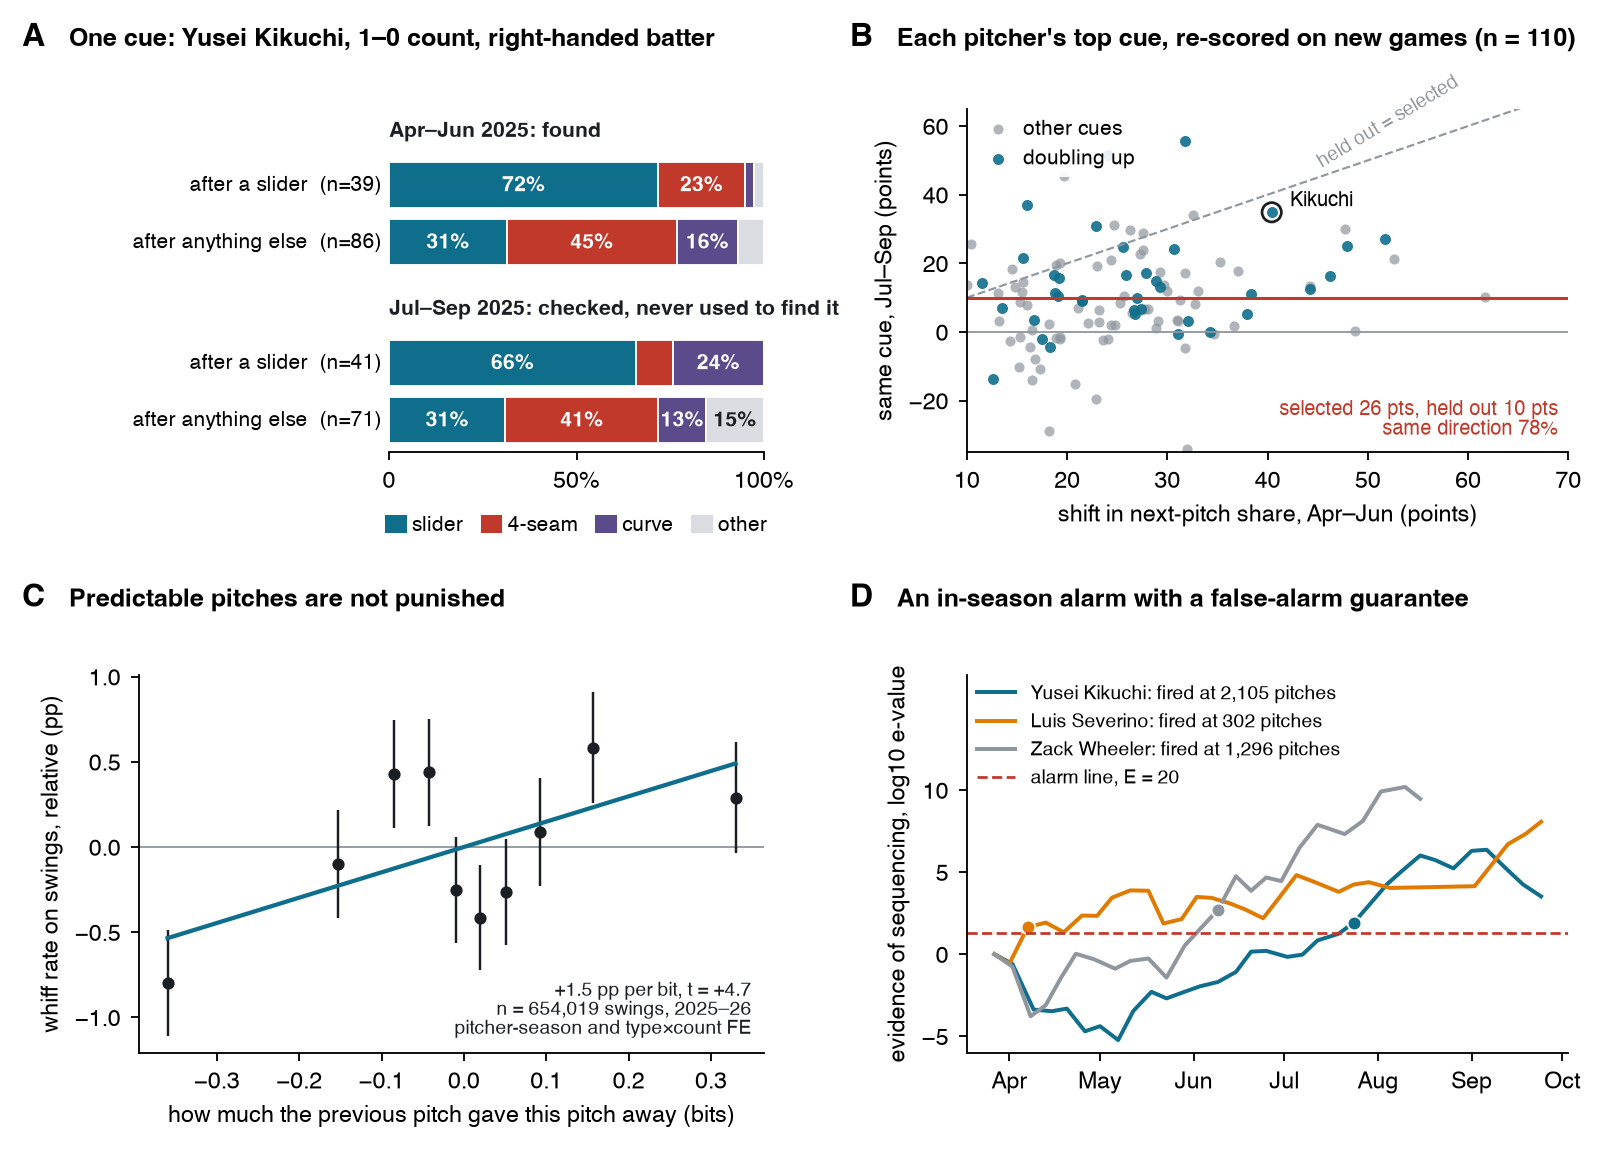

The script that saved this image:
"""Figure 1 of the SSAC abstract: one tell, every tell held out, the cost, and the alarm."""
import numpy as np, pandas as pd, json, matplotlib
matplotlib.use("Agg"); import matplotlib.pyplot as plt, matplotlib.dates as mdates
from common import load, NAME
plt.rcParams.update({"font.family": "sans-serif", "font.sans-serif": ["Helvetica", "Arial"], "font.size": 7.6,
    "axes.labelsize": 7.6, "axes.titlesize": 8.2, "axes.titleweight": "bold", "legend.fontsize": 6.8,
    "axes.linewidth": 0.6, "xtick.major.width": 0.6, "ytick.major.width": 0.6, "xtick.major.size": 2.5,
    "ytick.major.size": 2.5, "axes.spines.top": False, "axes.spines.right": False, "pdf.fonttype": 42})
INK, ACC, ACC2, RED, GRY, LGT = "#1b1f24", "#0f6e8c", "#e07b00", "#c0392b", "#8f969e", "#d9dde1"
TYPE_COL = {"FF": "#c0392b", "SI": "#e07b00", "SL": "#0f6e8c", "CU": "#5b4b8a", "CH": "#3a9d5d", "other": LGT}
from matplotlib.patches import Patch
def head(fig, x, y, letter, title):
    fig.text(x, y, letter, fontweight="bold", fontsize=10.5, va="baseline")
    fig.text(x + 0.03, y, title, fontweight="bold", fontsize=8.2, va="baseline")

fig = plt.figure(figsize=(7.1, 5.2))
L, R2, TOP, BOT = 0.0, 0.53, 0.955, 0.465

# ---- A: one tell, found in April-June, checked in July-September
df = load(); d = df[(df.season == 2025) & (df.player_name == "Kikuchi, Yusei") & (df["count"] == 3) & (df.hand == 0) & (df.prev < 8)]
a = fig.add_axes([0.235, 0.60, 0.24, 0.30])
rows = []
for half, m in (("Apr–Jun", d.game_date < "2025-07-01"), ("Jul–Sep", d.game_date >= "2025-07-01")):
    for lab, s in (("after a slider", d[m & (d.prev == 3)]), ("after anything else", d[m & (d.prev != 3)])):
        f = np.bincount(s.x, minlength=8) / len(s)
        rows.append((half, lab, len(s), {"FF": f[0], "SL": f[3], "CU": f[5], "other": 1 - f[0] - f[3] - f[5]}))
ys = [4.1, 3.2, 1.3, 0.4]
for y, (half, lab, n, f) in zip(ys, rows):
    left = 0
    for k in ("SL", "FF", "CU", "other"):
        a.barh(y, f[k], left=left, height=0.72, color=TYPE_COL[k], edgecolor="white", linewidth=0.6)
        if f[k] >= 0.12: a.text(left + f[k] / 2, y, f"{100*f[k]:.0f}%", ha="center", va="center", color=INK if k == "other" else "white", fontsize=6.8, fontweight="bold")
        left += f[k]
    a.text(-0.02, y, f"{lab}  (n={n})", ha="right", va="center", fontsize=6.8)
for y, h in ((4.95, "Apr–Jun 2025: found"), (2.15, "Jul–Sep 2025: checked, never used to find it")):
    a.text(0, y, h, fontsize=7, color=INK, fontweight="bold", va="center")
a.set_xlim(0, 1); a.set_ylim(-0.1, 5.3); a.set_yticks([]); a.spines["left"].set_visible(False)
a.set_xticks([0, .5, 1]); a.set_xticklabels(["0", "50%", "100%"])
a.legend(handles=[Patch(color=TYPE_COL[k], label=l) for k, l in (("SL", "slider"), ("FF", "4-seam"), ("CU", "curve"), ("other", "other"))],
         ncol=4, frameon=False, loc="upper center", bbox_to_anchor=(0.5, -0.13), handlelength=0.9, columnspacing=0.9, handletextpad=0.35)
head(fig, L, TOP, "A", "One cue: Yusei Kikuchi, 1–0 count, right-handed batter")

# ---- B: every pitcher's biggest tell, chosen in H1, scored in H2
t = pd.read_csv("out/tells_2025H1_2025H2.csv"); sg = np.sign(t.d)
xin = 100 * t.d.abs(); xout = 100 * t.d_out * sg; rep = (t.prev == t.typ) & (t.d > 0)
b = fig.add_axes([0.605, 0.60, 0.385, 0.30])
b.axhline(0, color=GRY, lw=0.6); b.plot([10, 70], [10, 70], color=GRY, lw=0.7, ls="--")
b.text(52, 47, "held out = selected", fontsize=6.2, color=GRY, rotation=31, ha="center", va="bottom")
b.scatter(xin[~rep], xout[~rep], s=11, color=GRY, alpha=0.7, lw=0, label="other cues")
b.scatter(xin[rep], xout[rep], s=13, color=ACC, alpha=0.9, lw=0, label="doubling up")
k = t.name == "Kikuchi, Yusei"
b.scatter(xin[k], xout[k], s=40, facecolor="none", edgecolor=INK, lw=0.9); b.annotate("Kikuchi", (xin[k].iloc[0], xout[k].iloc[0]), xytext=(6, 2), textcoords="offset points", fontsize=6.6)
b.axhline(xout.mean(), color=RED, lw=1.0)
b.text(69, -31, f"selected {xin.mean():.0f} pts, held out {xout.mean():.0f} pts\nsame direction {100*(xout>0).mean():.0f}%", color=RED, fontsize=6.5, ha="right", va="bottom")
b.set_xlim(10, 70); b.set_ylim(-35, 65)
b.set_xlabel("shift in next-pitch share, Apr–Jun (points)"); b.set_ylabel("same cue, Jul–Sep (points)")
b.legend(frameon=True, framealpha=0.9, edgecolor="none", loc="upper left", handletextpad=0.2, borderaxespad=0.1)
head(fig, R2, TOP, "B", f"Each pitcher's top cue, re-scored on new games (n = {len(t)})")

# ---- C: predictability is not punished
from cost_bins import binned
B = binned(); C = json.load(open("out/cost.json"))
c = fig.add_axes([0.075, 0.075, 0.40, 0.33]); w = B["whiff"]
c.axhline(0, color=GRY, lw=0.6)
c.errorbar(w.x, 100 * w.y, yerr=196 * w.se, fmt="o", color=INK, ms=3, capsize=0, lw=0.8)
bt = C["whiff_given_swing"]["beta"][0]; xs = np.linspace(w.x.min(), w.x.max(), 10)
c.plot(xs, 100 * bt * xs, color=ACC, lw=1.4)
c.set_xlabel("how much the previous pitch gave this pitch away (bits)"); c.set_ylabel("whiff rate on swings, relative (pp)")
head(fig, L, BOT, "C", "Predictable pitches are not punished")
c.text(0.98, 0.05, f"{100*bt:+.1f} pp per bit, t = {bt/C['whiff_given_swing']['se'][0]:+.1f}\nn = {C['whiff_given_swing']['n']:,} swings, 2025–26\npitcher-season and type×count FE",
       transform=c.transAxes, ha="right", fontsize=6.3, color=INK)

# ---- D: the alarm
FIRE_OFF = {"Kikuchi, Yusei": (14, -11), "Severino, Luis": (2, 6), "Wheeler, Zack": (26, -5)}
M = pd.read_csv("out/monitor_2025.csv"); P = json.load(open("out/monitor_paths.json"))
e = fig.add_axes([0.605, 0.075, 0.385, 0.33])
for nm, col in (("Kikuchi, Yusei", ACC), ("Severino, Luis", ACC2), ("Wheeler, Zack", GRY)):
    r = M[M.name == nm]
    if not len(r): continue
    p = P[str(int(r.pitcher.iloc[0]))]; dd = pd.to_datetime(p["dates"]); y = np.array(p["logE"]) / np.log(10)
    e.plot(dd, y, color=col, lw=1.3, label=f"{nm.split(', ')[1]} {nm.split(',')[0]}: fired at {int(r.pitches_at_fire.iloc[0]):,} pitches")
    if r.fired.iloc[0]:
        i = int(r.fire_game.iloc[0]) - 1; e.plot(dd[i], y[i], "o", ms=4.5, color=col, mec="white", mew=0.6)
e.axhline(np.log10(20), color=RED, lw=0.9, ls="--", label="alarm line, E = 20")
e.set_yticks([-5, 0, 5, 10]); e.xaxis.set_major_locator(mdates.MonthLocator()); e.xaxis.set_major_formatter(mdates.DateFormatter("%b"))
e.set_ylabel("evidence of sequencing, log10 e-value"); e.legend(frameon=False, loc="upper left", fontsize=6.3, borderaxespad=0.1); e.set_ylim(-6, 17)
f = M[M.fired]
head(fig, R2, BOT, "D", "An in-season alarm with a false-alarm guarantee")
fig.savefig("fig_abstract.pdf", bbox_inches="tight"); fig.savefig("fig_abstract.png", dpi=220, bbox_inches="tight")
print(M[M.name.isin(["Kikuchi, Yusei", "Severino, Luis", "Wheeler, Zack"])][["name", "fired", "fire_date", "pitches_at_fire"]])
